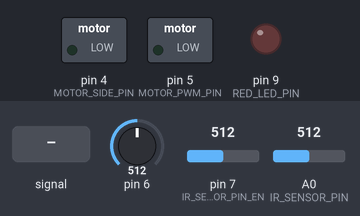
A sketch run on a simulated Arduino Uno, built with avr-gcc and run on an emulated ATmega328P. Parts: switched loads named in the sketch (green lamp = pin HIGH), output pins drawn as LEDs (lit = HIGH). Dashed ring = blinking. Inputs (shaded band) come from the test bench; at power-on: A0 (IR_SENSOR_PIN) = 512, pin 6 = 512, pin 7 (IR_SENSOR_PIN_EN) = 512. Sleep ends after the set time or at an interrupt; pins used as bus, display or sensor lines are not drawn.

Above: at 9.4 s.
9.5 s: A0 (IR_SENSOR_PIN) fed a 200 Hz sine of ±255 counts around its level
At 10.6 s:
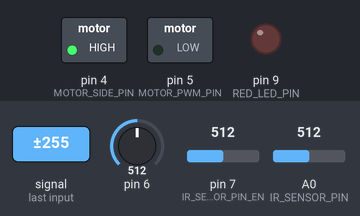
12.5 s: A0 (IR_SENSOR_PIN) set to 716
At 13.3 s:
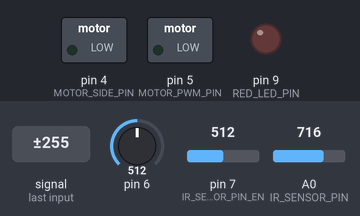
14.0 s: A0 (IR_SENSOR_PIN) set to 489
15.5 s: A0 (IR_SENSOR_PIN) set to 459
At 15.72 s:
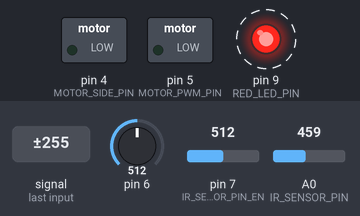
Timing chart, 0 to 18.5 s (numbered marks = the images above; inputs shaded):
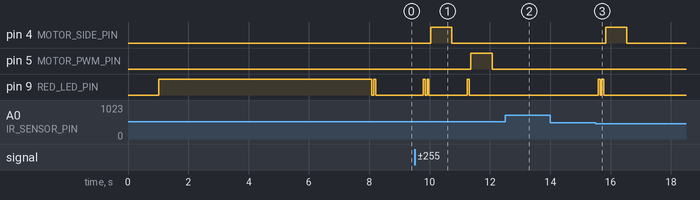

Measured:
- the behaviour switches between 476 and 475 on A0 (IR_SENSOR_PIN) (found by bisection; images 2 and 3)
- after the input at 9.5 s, pin 4 (MOTOR_SIDE_PIN): LOW → HIGH after 0.54 s, → LOW 0.70 s later; pin 5 (MOTOR_PWM_PIN): LOW → HIGH after 1.9 s, → LOW 0.70 s later; pin 9 (RED_LED_PIN): goes HIGH 0.06 s, LOW 0.06 s, HIGH 0.06 s, LOW 1.3 s, HIGH 0.06 s, then LOW, starting after 0.29 s
- after the input at 12.5 s, pin 4 (MOTOR_SIDE_PIN): stays LOW (without the input it goes to HIGH after 0.83 s); pin 9 (RED_LED_PIN): stops changing and stays LOW
- after the input at 14.0 s, every drawn part: stays the same
- after the input at 15.5 s, pin 4 (MOTOR_SIDE_PIN): LOW → HIGH after 0.34 s, → LOW 0.70 s later; pin 9 (RED_LED_PIN): alternates HIGH for 0.06 s and LOW for 0.06 s, 4 changes in all, then stays LOW, starting after 0.09 s

The sketch:

WaterTap.ino
```cpp
#include <Arduino.h>
#include <EEPROM.h>
#include "Motor.h"
#include "Microcontroller.h"
#include "Timer.h"

//====== settings ======

#define SLEEP_TIMEOUT 512                             //in ms
#define ACTIVATION_BRIGHTNESS 37                      //difference between zero brightness and activation brightness
#define OBSTACLE_BRIGHTNESS 500                       //difference between zero brightness and obstacle brightness
#define BRIGHTNESS_MEASURE_ACCURACY 40                //larger number makes better accuracy but increases measure time
#define WATER_FLOW_OPENING_SPEED -255                 //-255 - 255
#define WATER_FLOW_CLOSING_SPEED 255                  //-255 - 255
#define DEFAULT_WATER_FLOW_OPENING_CLOSING_TIME 700   //in ms
#define STARTUP_WAITING_TIME 7000                     //in ms
#define SETUP_WAITING_TIME 3000                       //in ms
#define DISCHARGED_BATTERY_VOLTAGE 3000               //in mV

//===== pins =====

#define IR_SENSOR_PIN A0
#define IR_SENSOR_PIN_EN 7
#define RED_LED_PIN 9
#define MOTOR_SIDE_PIN 4
#define MOTOR_PWM_PIN 5

//====== main code ======

Microcontroller mcu;
Motor motor(MOTOR_SIDE_PIN, MOTOR_PWM_PIN);
uint16_t activationBrightness;
uint16_t obstacleBrightness;
Timer timer;
volatile uint32_t waterFlowOpeningClosingTime;
bool waterFlowOpened = false;


void openWaterFlow()
{
  waterFlowOpened = true;
  motor.setPower(WATER_FLOW_OPENING_SPEED);
  delay(waterFlowOpeningClosingTime);
  motor.setPower(0);
}

void closeWaterFlow()
{
  waterFlowOpened = false;
  motor.setPower(WATER_FLOW_CLOSING_SPEED);
  delay(waterFlowOpeningClosingTime);
  motor.setPower(0);
}

void blinkLED(uint8_t times)
{
  for(; times > 0; times--)
  {
    digitalWrite(RED_LED_PIN, HIGH);
    mcu.sleep(Timeout::T64ms);
    digitalWrite(RED_LED_PIN, LOW);
    mcu.sleep(Timeout::T64ms);
  }
}

uint16_t readIRSensor()
{
  digitalWrite(IR_SENSOR_PIN_EN, LOW);
  delay(1);
  uint16_t res = 1023 - mcu.analogRead(IR_SENSOR_PIN, BRIGHTNESS_MEASURE_ACCURACY);
  digitalWrite(IR_SENSOR_PIN_EN, HIGH);
  return res;
}

void setup()
{
  pinMode(RED_LED_PIN, OUTPUT);
  pinMode(IR_SENSOR_PIN_EN, OUTPUT);
  pinMode(IR_SENSOR_PIN, INPUT);
  digitalWrite(IR_SENSOR_PIN_EN, HIGH);

  mcu.sleep(1024);

  mcu.disablePeripherals(PWR_TWI | PWR_TIM1 | PWR_TIM2 | PWR_SPI | PWR_UART0);

  activationBrightness = obstacleBrightness = readIRSensor();
  activationBrightness += ACTIVATION_BRIGHTNESS;
  obstacleBrightness += OBSTACLE_BRIGHTNESS;

  EEPROM.get(0, waterFlowOpeningClosingTime);
  if (waterFlowOpeningClosingTime == 0xffffffff) { waterFlowOpeningClosingTime = DEFAULT_WATER_FLOW_OPENING_CLOSING_TIME; }

  //close water flow if hands are near
  digitalWrite(RED_LED_PIN, 1);
  timer.reset();
  while(timer.getElapsedTime() < STARTUP_WAITING_TIME)
  {
    if (readIRSensor() >= obstacleBrightness)
    {
      motor.setPower(WATER_FLOW_CLOSING_SPEED);
      while (readIRSensor() >= obstacleBrightness);
      motor.setPower(0);
      break;
    }
  }
  digitalWrite(RED_LED_PIN, 0);

  blinkLED(2);
}

void loop()
{
  //if battery is discharged then sleep forever
  if(mcu.readPowerSupplyVoltage() <= DISCHARGED_BATTERY_VOLTAGE)
  {
    if (waterFlowOpened) { closeWaterFlow(); }
    digitalWrite(IR_SENSOR_PIN_EN, HIGH);
    mcu.sleep();
  }

  uint16_t brightness = readIRSensor();

  if (brightness >= obstacleBrightness && !waterFlowOpened)
  {
    timer.reset();
    while (readIRSensor() >= obstacleBrightness && timer.getElapsedTime() < SETUP_WAITING_TIME);
    if (timer.getElapsedTime() < SETUP_WAITING_TIME) { return; }

    //setup opening closing time
    timer.reset();
    motor.setPower(WATER_FLOW_OPENING_SPEED);
    while (readIRSensor() >= obstacleBrightness);
    waterFlowOpeningClosingTime = timer.getElapsedTime();
    motor.setPower(0);
    EEPROM.put(0, waterFlowOpeningClosingTime);
    closeWaterFlow();
    return;
  }

  bool isInRange = (brightness >= activationBrightness && brightness < obstacleBrightness);
  if (isInRange && !waterFlowOpened)
  {
    blinkLED(2);
    openWaterFlow();
  }
  else if (!isInRange && waterFlowOpened)
  {
    blinkLED(1);
    closeWaterFlow();
  }

  mcu.sleep(SLEEP_TIMEOUT);
}
```

Microcontroller.h
```cpp
#pragma once
#include <avr/sleep.h>
#include <Arduino.h>
#include "WatchdogTimer.h"

#define PWR_ALL   0b11101111
#define PWR_TWI   0b10000000
#define PWR_TIM2  0b01000000
#define PWR_TIM0  0b00100000
#define PWR_TIM1  0b00001000
#define PWR_SPI   0b00000100
#define PWR_UART0 0b00000010
#define PWR_ADC   0b00000001

#define REAL_1V1_REF_VOLTAGE 1100

enum class Prescaler : uint8_t { X1 = 0, X2, X4, X8, X16, X32, X64, X128, X256 };

class Microcontroller
{
public:
  Microcontroller() {}

  void calibrateWDTTimings()
  {
    WatchdogTimer::getRealTimeouts(wdtTimeouts);
  }

  void enablePeripherals(uint8_t peripherals)
  {
    PRR &= ~peripherals;

    if (peripherals & PWR_ADC)
    {
      ADCSRA |= (1 << ADEN);
      ACSR &= ~(1 << ACD);
    }
  }

  void disablePeripherals(uint8_t peripherals)
  {
    if (peripherals & PWR_ADC)
    {
      ADCSRA &= ~(1 << ADEN);
      ACSR |= (1 << ACD);
    }

    PRR |= peripherals;
  }

  void sleep(uint32_t timeout)
  {
    uint8_t enabledPeripherals = ~PRR;
    disablePeripherals(enabledPeripherals);

    set_sleep_mode(SLEEP_MODE_PWR_DOWN);
    sleep_enable();

    for(int8_t i = 9; i > -1; i--)
    {
      while(timeout > wdtTimeouts[i])
      {
        timeout -= wdtTimeouts[i];

        WatchdogTimer::enable((Timeout)i);
        sleep_cpu();
        WatchdogTimer::disable();
      }
    }

    sleep_disable();

    enablePeripherals(enabledPeripherals);
  }

  void sleep(Timeout timeout)
  {
    uint8_t enabledPeripherals = ~PRR;
    disablePeripherals(enabledPeripherals);

    set_sleep_mode(SLEEP_MODE_PWR_DOWN);
    sleep_enable();
    WatchdogTimer::enable(timeout);
    sleep_cpu();
    WatchdogTimer::disable();
    sleep_disable();

    enablePeripherals(enabledPeripherals);
  }

  void sleep()
  {
    uint8_t enabledPeripherals = ~PRR;
    disablePeripherals(enabledPeripherals);

    set_sleep_mode(SLEEP_MODE_PWR_DOWN);
    sleep_enable();
    sleep_cpu();
    sleep_disable();

    enablePeripherals(enabledPeripherals);
  }

  void setClockPrescaler(Prescaler prescaler)
  {
    CLKPR = (1 << CLKPCE);
    CLKPR = (uint8_t)prescaler;
  }

  uint16_t readPowerSupplyVoltage()
  {
    ADMUX = (1 << REFS0) | (1 << MUX3) | (1 << MUX2) | (1 << MUX1);

    delayMicroseconds(350);

    ADCSRA |= (1 << ADSC);
    while (ADCSRA & (1 << ADSC));

    return REAL_1V1_REF_VOLTAGE * 1024UL / ADC;
  }

  uint16_t analogRead(uint8_t pin, uint8_t count)
  {
    uint16_t res = 0;
    for (uint8_t i = 0; i < count; i++) { res += ::analogRead(pin); }
    return res / count;
  }

  void connectADCToGround()
  {
    ADMUX = (1 << REFS0) | (1 << MUX3) | (1 << MUX2) | (1 << MUX1) | (1 << MUX0);
    delayMicroseconds(350);
  }

private:
  uint16_t wdtTimeouts[10] = { 16, 32, 64, 128, 256, 512, 1024, 2048, 4096, 8192 };
};
```

Motor.h
```cpp
#pragma once
#include <Arduino.h>

class Motor
{
public:
  Motor(uint8_t sidePin, uint8_t pwmPin)
    : sidePin(sidePin), pwmPin(pwmPin)
  {
    pinMode(sidePin, OUTPUT);
    pinMode(pwmPin, OUTPUT);
  }

  void setPower(int16_t power)
  {
    if (power == 0)
    {
      digitalWrite(sidePin, LOW);
      digitalWrite(pwmPin, LOW);
    }
    else if (power > 0)
    {
      digitalWrite(sidePin, LOW);
      analogWrite(pwmPin, min(power, 255));
    }
    else
    {
      digitalWrite(sidePin, HIGH);
      analogWrite(pwmPin, 255 + max(power, -255));
    }
  }

private:
  uint8_t sidePin;
  uint8_t pwmPin;
};
```

Timer.h
```cpp
#pragma once
#include <Arduino.h>

class Timer
{
public:
  Timer() : prevTime(millis()) {}

  uint32_t getElapsedTime() const
  {
    return millis() - prevTime;
  }

  void reset()
  {
    prevTime = millis();
  }

private:
  uint32_t prevTime;
};
```

WatchdogTimer.h
```cpp
#pragma once
#include <avr/wdt.h>

enum class Timeout : uint8_t { T16ms = 0, T32ms, T64ms, T128ms, T256ms, T512ms, T1024ms, T2048ms, T4096ms, T8192ms };

class WatchdogTimer
{
public:
  static void enable(Timeout timeout)
  {
    asm volatile ("WDR");

    uint8_t sregCopy = SREG;
    cli();
    WDTCSR = ((1 << WDCE) | (1 << WDE));
    WDTCSR = (1 << WDIE) | (((uint8_t)timeout & 0b111) | (((uint8_t)timeout & 0b1000) << (WDP3 - 3)));
    SREG = sregCopy;
  }

  static void disable()
  {
    uint8_t sregCopy = SREG;
    cli();
    WDTCSR = ((1 << WDCE) | (1 << WDE));
    WDTCSR = 0;
    SREG = sregCopy;
  }

  static void reset()
  {
    asm volatile ("WDR");
  }

  static void getRealTimeouts(uint16_t* timeouts)
  {
    interruptFlag = false;
    uint64_t us = micros();
    enable(Timeout::T16ms);
    while(!interruptFlag);
    us = micros() - us;
    disable();

    for(uint8_t i = 0; i < 10; i++)
    {
      timeouts[i] = (us << i) / 1000;
    }
  }
public:
  static volatile bool interruptFlag;
};

volatile bool WatchdogTimer::interruptFlag = false;

ISR(WDT_vect)
{
   WatchdogTimer::interruptFlag = true;
}
```
